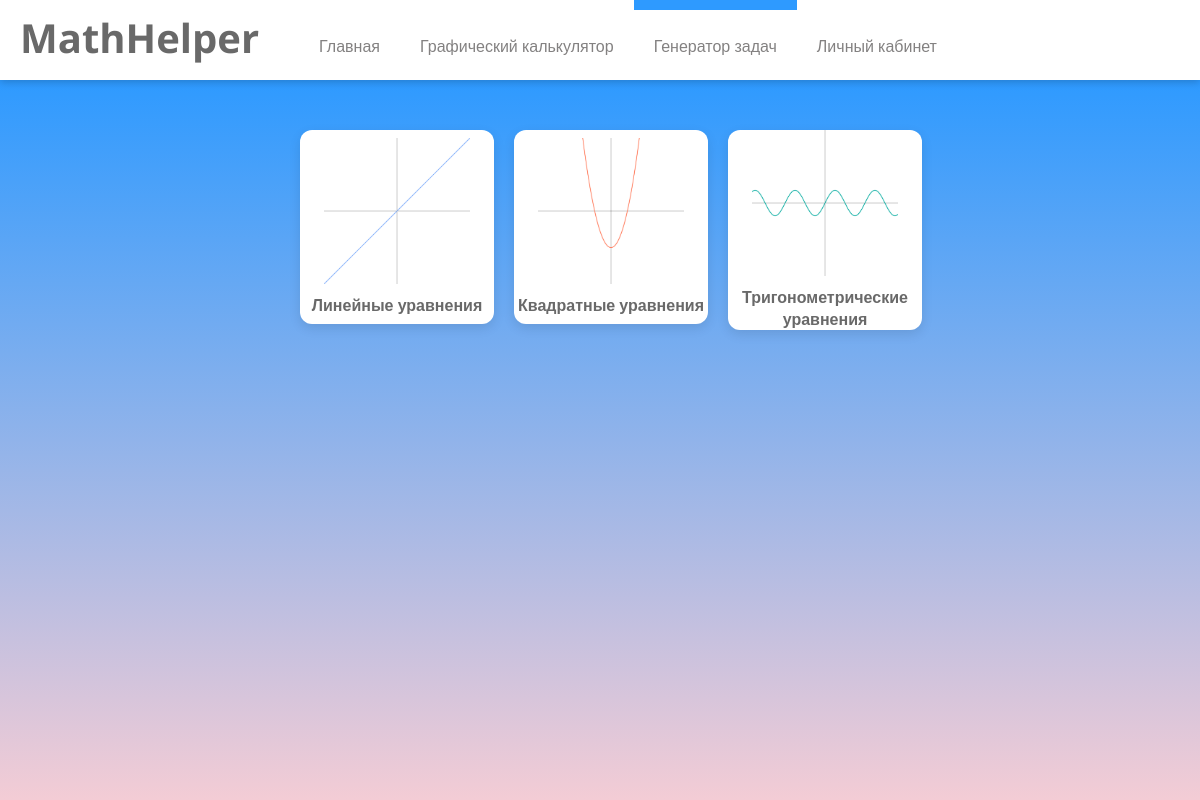
The app's page /taskThemes with its own data.
### models.py (models this page shows)
class Themes(db.Model):
    id = db.Column(db.Integer, primary_key=True)
    name = db.Column(db.String(255), nullable=False)

### app.py (the view)
@app.route('/taskThemes')
def task_themes():
    themes = Themes.query.all()
    return render_template('taskThemes.html', current_path=request.path, themes=themes)

### templates/taskThemes.html (shortened to what this page needs)
{% extends 'base.html' %}
{% block myhead %}
<link rel="stylesheet" href="{{ url_for('static', filename='css/rend.css') }}">
{% endblock %}
{% block body %}
<div class="content">
    <div class="themes-list">
        {% for theme in themes %}
        <a href="{{ url_for('params', theme_id=theme.id) }}" class="theme-item">
            <img src="{{ url_for('static', filename='img/rend/theme' ~ loop.index ~ '.png') }}" alt="Theme image">
            <div class="theme-name">{{ theme.name }}</div>
        </a>
        {% endfor %}
    </div>
</div>
{% endblock %}

### static/css/rend.css (style rules this page uses)
:root { --blue: #2E9AFF; --light-pink: #f3ccd5; }
.content { background-image: linear-gradient(var(--blue), var(--light-pink)); box-sizing: border-box; width: 100%; min-height: calc(100vh - 81px); padding: 0; }
.content .themes-list { display: grid; grid-template-columns: repeat(3, 1fr); gap: 20px; padding: 50px 25%; }
.content .themes-list .theme-item { background-color: white; border-radius: 12px; box-shadow: 0 4px 12px rgba(0, 0, 0, 0.1); text-align: center; text-decoration: none; color: #696969; display: flex; flex-direction: column; align-items: center; justify-content: center; aspect-ratio: 1 / 1; transition: transform 0.2s ease; }
.content .themes-list .theme-item img { width: 75%; height: auto; margin-bottom: 10px; }
.content .themes-list .theme-name { font-size: 16px; font-weight: bold; }

### static/css/base.css (style rules this page uses)
:root { --blue: #2E9AFF; --light-pink: #f3ccd5; --header-color: #ffffff; --header-logo-color: #696969; --header-text-color: #838181; --header-text-hover-color: #202020; --header-hover-color: #2E9AFF; --header-active-color: #FF5959; --line-color: #dad8d8; --menu-shadow: rgba(0, 0, 0, 0.2); }
* { margin: 0; padding: 0; box-sizing: border-box; list-style: none; text-decoration: none; }
body { font-family: 'Open Sans', sans-serif; background-image: linear-gradient(var(--blue), var(--light-pink)); background-repeat: no-repeat; background-size: cover; background-attachment: fixed; margin-top: 80px; }

### records on screen
Themes: shows a picture, name "Линейные уравнения"
Themes: shows a picture, name "Квадратные уравнения"
Themes: shows a picture, name "Тригонометрические уравнения"
